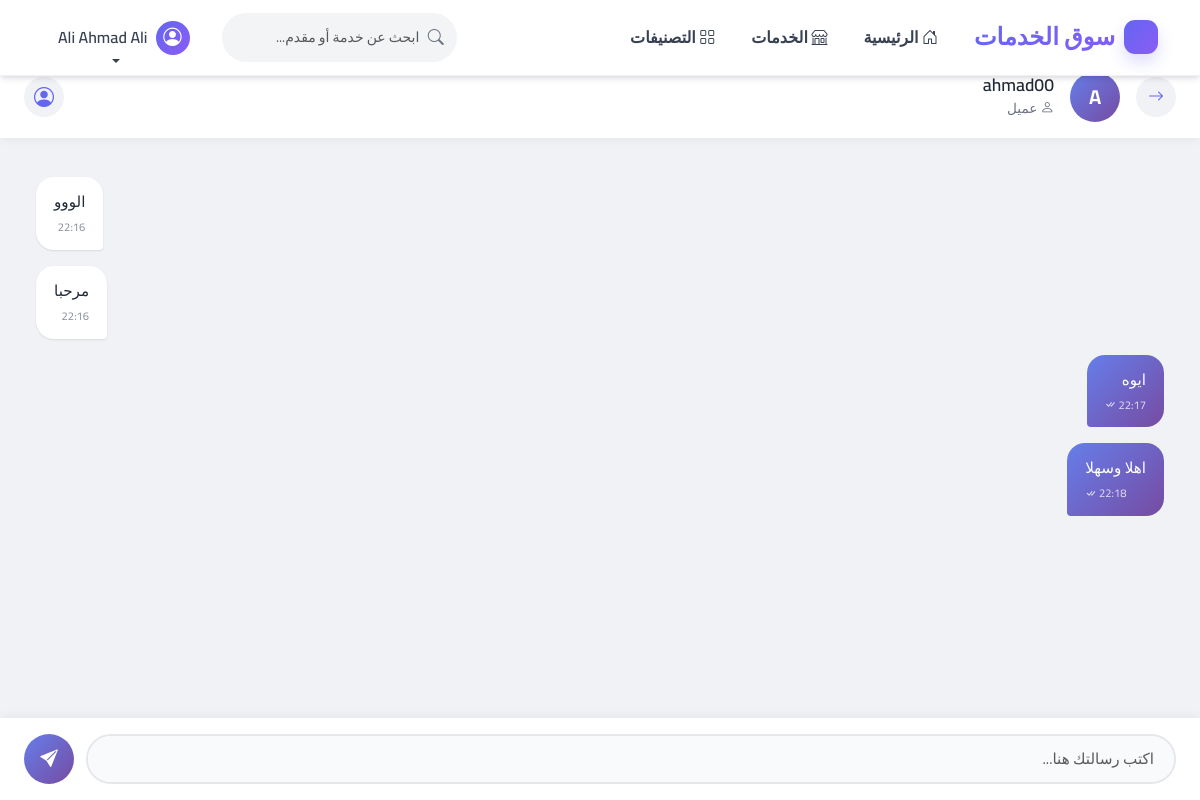
Screenshot of /chat/9/ (signed in) with the database file from the repository.
### apps/accounts/models.py (models this page shows, shortened)
class User(AbstractUser):
    ROLE_CHOICES = (
        ('customer', 'عميل'),
        ('provider', 'مقدم خدمة'),
        ('admin', 'مدير'),
        ('super_admin', 'مدير عام'),
    )
    email = models.EmailField('البريد الإلكتروني', unique=True)
    role = models.CharField('الدور', max_length=20, choices=ROLE_CHOICES, default='customer')
    phone = models.CharField('رقم الجوال', max_length=20, blank=True)
    city = models.CharField('المدينة', max_length=100, blank=True)
    location_city = models.ForeignKey('core.City', on_delete=models.SET_NULL, null=True, blank=True, related_name='users', verbose_name='المدينة المختارة')
    location_district = models.ForeignKey('core.District', on_delete=models.SET_NULL, null=True, blank=True, related_name='users', verbose_name='المديرية المختارة')
    is_verified = models.BooleanField('حساب موثق', default=False)
    is_active = models.BooleanField('حساب نشط', default=True)
    created_at = models.DateTimeField('تاريخ الإنشاء', auto_now_add=True)
    updated_at = models.DateTimeField('تاريخ التحديث', auto_now=True)
    USERNAME_FIELD = 'username'
    REQUIRED_FIELDS = ['email']
    class Meta:
        verbose_name = 'مستخدم'
        verbose_name_plural = 'المستخدمون'
        ordering = ['-created_at']
    def is_customer(self):
        return self.role == 'customer'
    def is_provider(self):
        return self.role == 'provider'

### apps/chat/models.py (models this page shows, shortened)
class Message(models.Model):
    conversation = models.ForeignKey(
        Conversation,
        on_delete=models.CASCADE,
        related_name='messages',
        verbose_name='المحادثة'
    )
    sender = models.ForeignKey(
        settings.AUTH_USER_MODEL,
        on_delete=models.CASCADE,
        related_name='sent_messages',
        verbose_name='المرسل'
    )
    content = models.TextField(verbose_name='المحتوى')
    is_read = models.BooleanField(default=False, verbose_name='تم القراءة')
    created_at = models.DateTimeField(auto_now_add=True, verbose_name='تاريخ الإرسال')
    class Meta:
        verbose_name = 'رسالة'
        verbose_name_plural = 'الرسائل'
        ordering = ['created_at']

### apps/chat/views.py (the view)
# urls.py: path('<int:pk>/', views.conversation_detail, name='conversation_detail'),
@login_required
def conversation_detail(request, pk):
    conversation = get_object_or_404(
        Conversation,
        Q(customer=request.user) | Q(provider=request.user),
        pk=pk
    )
    conversation.messages.filter(is_read=False).exclude(sender=request.user).update(is_read=True)
    if request.method == 'POST':
        form = MessageForm(request.POST)
        if form.is_valid():
            message = form.save(commit=False)
            message.conversation = conversation
            message.sender = request.user
            message.save()
            conversation.save()
            messages.success(request, 'تم إرسال الرسالة بنجاح')
            return redirect('chat:conversation_detail', pk=pk)
    else:
        form = MessageForm()
    context = {
        'conversation': conversation,
        'other_user': conversation.get_other_user(request.user),
        'messages_list': conversation.messages.all(),
        'form': form,
    }
    return render(request, 'chat/conversation_detail.html', context)

### apps/chat/forms.py
class MessageForm(forms.ModelForm):
    class Meta:
        model = Message
        fields = ['content']
        widgets = {
            'content': forms.Textarea(attrs={
                'class': 'form-control',
                'rows': 3,
                'placeholder': 'اكتب رسالتك هنا...',
                'style': 'resize: none;'
            })
        }
        labels = {
            'content': ''
        }

### apps/chat/models.py (called while the page is built)
    def get_other_user(self, user):
        if user == self.customer:
            return self.provider
        return self.customer

### apps/core/context_processors.py (called while the page is built)
def maps_settings(request):
    return {'MAPS_API_KEY': settings.MAPS_API_KEY}

### apps/chat/templates/chat/conversation_detail.html (shortened to what this page needs)
{% extends 'base.html' %}
{% block content %}
<div class="chat-page">
    <div class="container-fluid h-100">
        <div class="row h-100">
            <div class="col-12">
                <div class="chat-header">
                    <div class="d-flex align-items-center">
                        <a href="{% url 'chat:conversation_list' %}" class="back-btn">
                            <i class="bi bi-arrow-right"></i>
                        </a>
                        <div class="user-avatar-circle">
                            {{ other_user.username|first|upper }}
                        </div>
                        <div class="user-info-header">
                            <h5 class="mb-0">{{ other_user.get_full_name|default:other_user.username }}</h5>
                            <small>
                                {% if other_user.is_provider %}
                                <i class="bi bi-briefcase"></i> مقدم خدمة
                                {% else %}
                                <i class="bi bi-person"></i> عميل
                                {% endif %}
                            </small>
                        </div>
                        <div class="ms-auto">
                            <a href="{% if other_user.is_provider %}{% url 'accounts:provider_detail' other_user.id %}{% else %}{% url 'accounts:profile' %}{% endif %}"
                                class="profile-link-btn">
                                <i class="bi bi-person-circle"></i>
                            </a>
                        </div>
                    </div>
                </div>
            </div>
            <div class="col-12">
                <div class="messages-area" id="messages-container">
                    {% if messages_list %}
                    {% for message in messages_list %}
                    <div class="message-row {% if message.sender == user %}sent{% else %}received{% endif %}">
                        <div class="message-box">
                            <div class="message-text">{{ message.content }}</div>
                            <div class="message-time">
                                {{ message.created_at|date:"H:i" }}
                                {% if message.sender == user and message.is_read %}
                                <i class="bi bi-check-all"></i>
                                {% endif %}
                            </div>
                        </div>
                    </div>
                    {% endfor %}
                    {% else %}
                    <div class="empty-messages">
                        <i class="bi bi-chat-text"></i>
                        <p>ابدأ المحادثة بإرسال رسالة</p>
                    </div>
                    {% endif %}
                </div>
            </div>
            <div class="col-12">
                <div class="message-input-area">
                    <form method="post" id="message-form">
                        <div class="input-container">
                            {{ form.content }}
                            <button type="submit" class="send-btn">
                                <i class="bi bi-send-fill"></i>
                            </button>
                        </div>
                    </form>
                </div>
            </div>
        </div>
    </div>
</div>
{% endblock %}

### templates/partials/navbar.html (shortened to what this page needs)
<nav class="navbar navbar-expand-lg navbar-light sticky-top site-navbar" aria-label="التنقل الرئيسي">
    <div class="container">
        <a class="navbar-brand fw-bold d-flex align-items-center" href="{% url 'home' %}">
            <span class="brand-mark" aria-hidden="true"><i class="bi bi-stars"></i></span><span>سوق الخدمات</span>
        </a>
        <div class="collapse navbar-collapse" id="navbarNav">
            <ul class="navbar-nav me-auto mb-2 mb-lg-0">
                <li class="nav-item">
                    <a class="nav-link" href="{% url 'home' %}">
                        <i class="bi bi-house-door ms-1"></i>
                        الرئيسية
                    </a>
                </li>
                <li class="nav-item">
                    <a class="nav-link" href="{% url 'marketplace:service_list' %}">
                        <i class="bi bi-shop ms-1"></i>
                        الخدمات
                    </a>
                </li>
                <li class="nav-item">
                    <a class="nav-link" href="{% url 'marketplace:category_list' %}">
                        <i class="bi bi-grid ms-1"></i>
                        التصنيفات
                    </a>
                </li>
            </ul>
            <form class="nav-search d-flex me-lg-3 my-2 my-lg-0" method="get" action="{% url 'marketplace:global_search' %}" role="search">
                <i class="bi bi-search" aria-hidden="true"></i><input class="form-control form-control-sm" name="q" aria-label="البحث في الخدمات ومقدمي الخدمات" placeholder="ابحث عن خدمة أو مقدم..." value="{{ request.GET.q }}">
            </form>
            <ul class="navbar-nav">
                {% if user.is_authenticated %}
                <li class="nav-item dropdown">
                    <a class="nav-link dropdown-toggle d-flex align-items-center" href="#" id="navbarDropdown"
                        role="button" data-bs-toggle="dropdown" aria-expanded="false">
                        <div class="user-avatar me-2" aria-hidden="true">
                            <i class="bi bi-person-circle"></i>
                        </div>
                        <span>{{ user.get_full_name|default:user.username }}</span>
                    </a>
                </li>
                {% endif %}
            </ul>
        </div>
    </div>
</nav>

### static/css/app.css (style rules this page uses)
:root { --primary-color: #6366f1; --primary-dark: #4f46e5; --primary-light: #818cf8; --secondary-color: #8b5cf6; --secondary-dark: #7c3aed; --secondary-light: #a78bfa; --accent-color: #ec4899; --accent-dark: #db2777; --accent-light: #f472b6; --success-color: #10b981; --warning-color: #f59e0b; --danger-color: #ef4444; --info-color: #3b82f6; --white: #ffffff; --gray-50: #f9fafb; --gray-100: #f3f4f6; --gray-200: #e5e7eb; --gray-300: #d1d5db; --gray-400: #9ca3af; --gray-500: #6b7280; --gray-600: #4b5563; --gray-700: #374151; --gray-800: #1f2937; --gray-900: #111827; --gradient-primary: linear-gradient(135deg, #667eea 0%, #764ba2 100%); --gradient-secondary: linear-gradient(135deg, #f093fb 0%, #f5576c 100%); --gradient-success: linear-gradient(135deg, #0ba360 0%, #3cba92 100%); --gradient-purple: linear-gradient(135deg, #6366f1 0%, #8b5cf6 100%); --gradient-pink: linear-gradient(135deg, #ec4899 0%, #8b5cf6 100%); --gradient-blue: linear-gradient(135deg, #3b82f6 0%, #6366f1 100%); --shadow-sm: 0 1px 2px 0 rgba(0, 0, 0, 0.05); --shadow-md: 0 4px 6px -1px rgba(0, 0, 0, 0.1), 0 2px 4px -1px rgba(0, 0, 0, 0.06); --shadow-lg: 0 10px 15px -3px rgba(0, 0, 0, 0.1), 0 4px 6px -2px rgba(0, 0, 0, 0.05); --shadow-xl: 0 20px 25px -5px rgba(0, 0, 0, 0.1), 0 10px 10px -5px rgba(0, 0, 0, 0.04); --shadow-2xl: 0 25px 50px -12px rgba(0, 0, 0, 0.25); --shadow-glow: 0 0 20px rgba(99, 102, 241, 0.3); --spacing-xs: 0.25rem; --spacing-sm: 0.5rem; --spacing-md: 1rem; --spacing-lg: 1.5rem; --spacing-xl: 2rem; --spacing-2xl: 3rem; --radius-sm: 0.375rem; --radius-md: 0.5rem; --radius-lg: 0.75rem; --radius-xl: 1rem; --radius-2xl: 1.5rem; --radius-full: 9999px; --transition-fast: 150ms cubic-bezier(0.4, 0, 0.2, 1); --transition-base: 300ms cubic-bezier(0.4, 0, 0.2, 1); --transition-slow: 500ms cubic-bezier(0.4, 0, 0.2, 1); }
* { margin: 0; padding: 0; box-sizing: border-box; }
body { font-family: 'Cairo', 'Tajawal', sans-serif; background: linear-gradient(135deg, #f5f7fa 0%, #c3cfe2 100%); background-attachment: fixed; color: var(--gray-800); line-height: 1.6; overflow-x: hidden; }
h1, h2, h3, h4, h5, h6 { font-weight: 700; line-height: 1.2; color: var(--gray-900); }
h5 { font-size: 1.25rem; }
.navbar { background: rgba(255, 255, 255, 0.95) !important; backdrop-filter: blur(10px); -webkit-backdrop-filter: blur(10px); border-bottom: 1px solid rgba(255, 255, 255, 0.2); box-shadow: var(--shadow-md); transition: all var(--transition-base); }
.navbar-brand { font-size: 1.5rem; font-weight: 700; background: var(--gradient-purple); -webkit-background-clip: text; -webkit-text-fill-color: transparent; background-clip: text; transition: all var(--transition-base); }
.nav-link { font-weight: 600; color: var(--gray-700) !important; position: relative; transition: all var(--transition-base); padding: 0.5rem 1rem !important; }
.nav-link::after { content: ''; position: absolute; bottom: 0; right: 50%; width: 0; height: 2px; background: var(--gradient-purple); transition: all var(--transition-base); }
.form-control, .form-select { border-radius: var(--radius-lg); padding: 0.75rem 1rem; border: 2px solid var(--gray-200); transition: all var(--transition-base); background: var(--gray-50); }
.site-shell { background:#f7f8fc }
.site-navbar { min-height:76px;border-bottom:1px solid rgba(99,102,241,.1)!important }
.brand-mark { display:inline-grid;place-items:center;width:34px;height:34px;margin-left:.55rem;border-radius:11px;color:#fff;background:var(--gradient-purple);box-shadow:0 8px 16px rgba(99,102,241,.22) }
.nav-search { position:relative;align-items:center;min-width:235px }
.nav-search>i { position:absolute;right:.8rem;z-index:2;color:var(--gray-500) }
.nav-search input { padding-right:2.2rem;border-radius:999px;border-color:transparent;background:var(--gray-100);transition:background var(--transition-base),box-shadow var(--transition-base) }
.user-avatar { width:34px;height:34px;border-radius:50%;background:var(--gradient-purple);display:flex;align-items:center;justify-content:center;color:#fff;font-size:1.15rem }
.form-control,.form-select { min-height:44px;border-color:#e2e8f0;border-radius:.7rem }

### rows the page displays
User: get_full_name "Ali Ahmad Ali"
User: username|first "A", get_full_name "ahmad00"
Message: content "الووو", created_at "22:16"
Message: content "مرحبا", created_at "22:16"
Message: content "ايوه", is_read True (drawn)
Message: content "اهلا وسهلا", is_read True (drawn)
